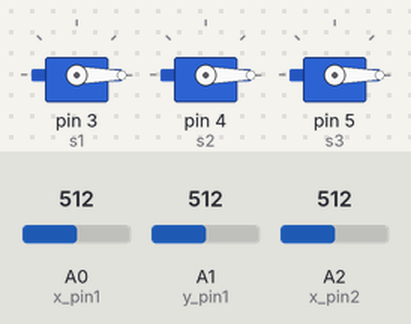
Bench run of a sketch on a simulated Arduino Uno, built with avr-gcc and run on an emulated ATmega328P. Shown: 3 × servo. Inputs (shaded band) come from the test bench; at power-on: A0 (x_pin1) = 512, A1 (y_pin1) = 512, A2 (x_pin2) = 512. What the sketch prints to the serial monitor is not drawn.

Above: at 1.2 s.
1.3 s: A0 (x_pin1) set to 539
3.9 s: A0 (x_pin1) set to 566
At 4.42 s:
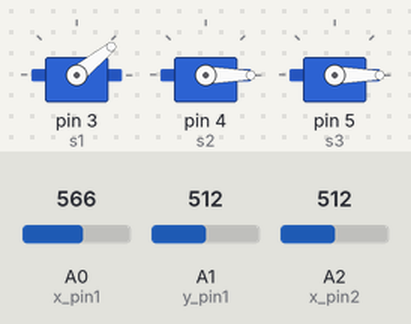
At 6.7 s:
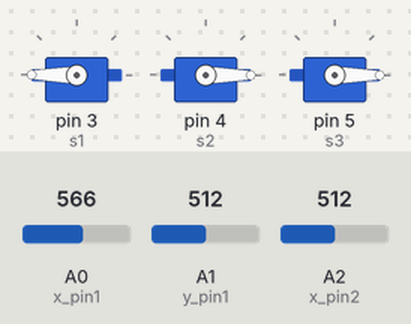
6.9 s: A1 (y_pin1) set to 542
8.7 s: A1 (y_pin1) set to 558
At 10.7 s:
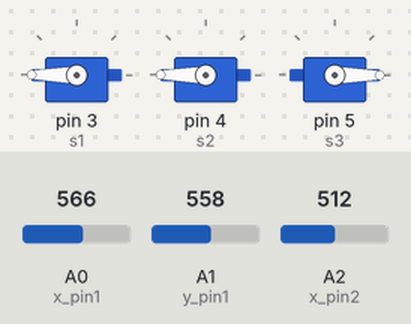
11.7 s: A2 (x_pin2) set to 531
13.2 s: A2 (x_pin2) set to 556
At 15.7 s:
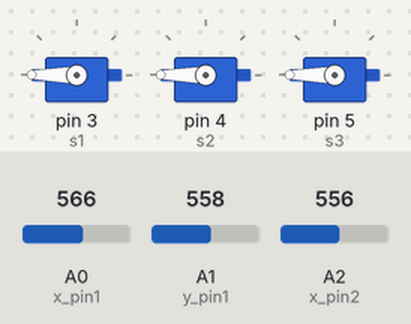
Timing chart, 0 to 17.2 s (numbered marks = the images above; inputs shaded):
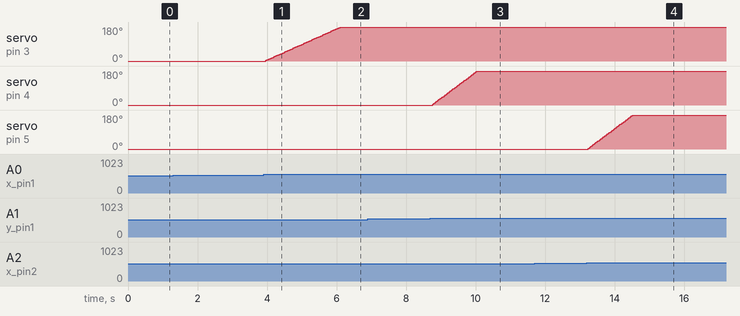

The sketch:

Robotic_Arm.ino
```cpp
/*
🔧 Hardware Components
Component	Quantity
Arduino Uno/Nano	1
Servo Motor (SG90/MG90S)	3
Joystick Module	2
Breadboard	1
Jumper Wires (M–M, F–M)	As needed
External 5V Power Supply (Recommended)	1

🪛 Connection Steps
🕹️ Joystick Modules
Each joystick has:

X-axis: Outputs analog voltage (connect to analog pin)

Y-axis: Outputs analog voltage (connect to analog pin)

VCC: +5V

GND: Ground

(Optional SW pin): Not used in this code

Joystick 1 (Controls Servo 1 & 2)
VCC → Arduino 5V

GND → Arduino GND

X-axis → Arduino A0

Y-axis → Arduino A1

Joystick 2 (Controls Servo 3)
VCC → Arduino 5V

GND → Arduino GND

X-axis → Arduino A2

Y-axis → Not used

⚙️ Servo Motors
Servo 1 (s1)
Signal (Yellow) → Arduino pin 3

VCC (Red) → External 5V

GND (Brown) → External GND (shared with Arduino)

Servo 2 (s2)
Signal → Arduino pin 4

VCC → External 5V

GND → External GND

Servo 3 (s3)
Signal → Arduino pin 5

VCC → External 5V

GND → External GND

⚠️ Important: Never power 3 servos directly from Arduino 5V. Use an external 5V
supply (e.g., 5V adapter or battery with common GND).*/

#include <Servo.h>

int x_pin1 = A0;
int y_pin1 = A1;

int x_pin2 = A2;
int pos1, pos2, pos3 = 0;

Servo s1;
Servo s2;
Servo s3;

void setup()
{
 Serial.begin (9600);
 pinMode (A0, INPUT);
 pinMode (A1, INPUT);
 pinMode (A2, INPUT);

 s1.attach (3);
 s1.write (pos1);

 s2.attach (4);
 s2.write (pos2);

 s3.attach (5);
 s3.write (pos3);
}

void loop()
{
 int x_data1 = analogRead (A0);
 int y_data1 = analogRead (A1);
 int x_data2 = analogRead (A2);

 Serial.print ("x_data1:");
 Serial.print (x_data1);
 Serial.print ("\t");
 Serial.print ("y_data1:");
 Serial.print (y_data1);
 Serial.print ("\t");
 Serial.print ("x_data2:");
 Serial.print (x_data2);
 delay (20);

 if (x_data1 >= 550)
{
  if (pos1 <= 180)
 {
  pos1 = pos1 + 3;
  s1.write (pos1);
 }
}
else if (x_data1 <=450)
{
  if (pos1 >= 0)
  {
    pos1 = pos1 - 3;
    s1.write (pos1);
  }
}

 if (y_data1 >= 550)
{
  if (pos2 <= 180)
 {
  pos2 = pos2 + 5;
  s2.write (pos2);
 }
}
else if (y_data1 <=450)
{
  if (pos2 >= 0)
  {
    pos2 = pos2 - 5;
    s2.write (pos2);
  }
}

 if (x_data2 >= 550)
{
  if (pos3 <= 180)
 {
  pos3 = pos3 + 5;
  s3.write (pos3);
 }
}
else if (x_data2 <=450)
{
  if (pos3 >= 0)
  {
    pos3 = pos3 - 5;
    s3.write (pos3);
  }
}
}
```

Measured:
- the behaviour switches between 549 and 550 on A0 (x_pin1) (found by bisection; images 0 and 1)
- the behaviour switches between 549 and 550 on A1 (y_pin1) (found by bisection; images 2 and 3)
- the behaviour switches between 549 and 550 on A2 (x_pin2) (found by bisection; images 3 and 4)
- after the input at 1.3 s, every drawn part: stays the same
- after the input at 3.9 s, servo on pin 3 (s1): moves from 0° to 180° over 2.1 s, starting after 0.06 s
- after the input at 6.9 s, every drawn part: stays the same
- after the input at 8.7 s, servo on pin 4 (s2): moves from 0° to 180° over 1.3 s, starting after 0.06 s
- after the input at 11.7 s, every drawn part: stays the same
- after the input at 13.2 s, servo on pin 5 (s3): moves from 0° to 180° over 1.3 s, starting at once
